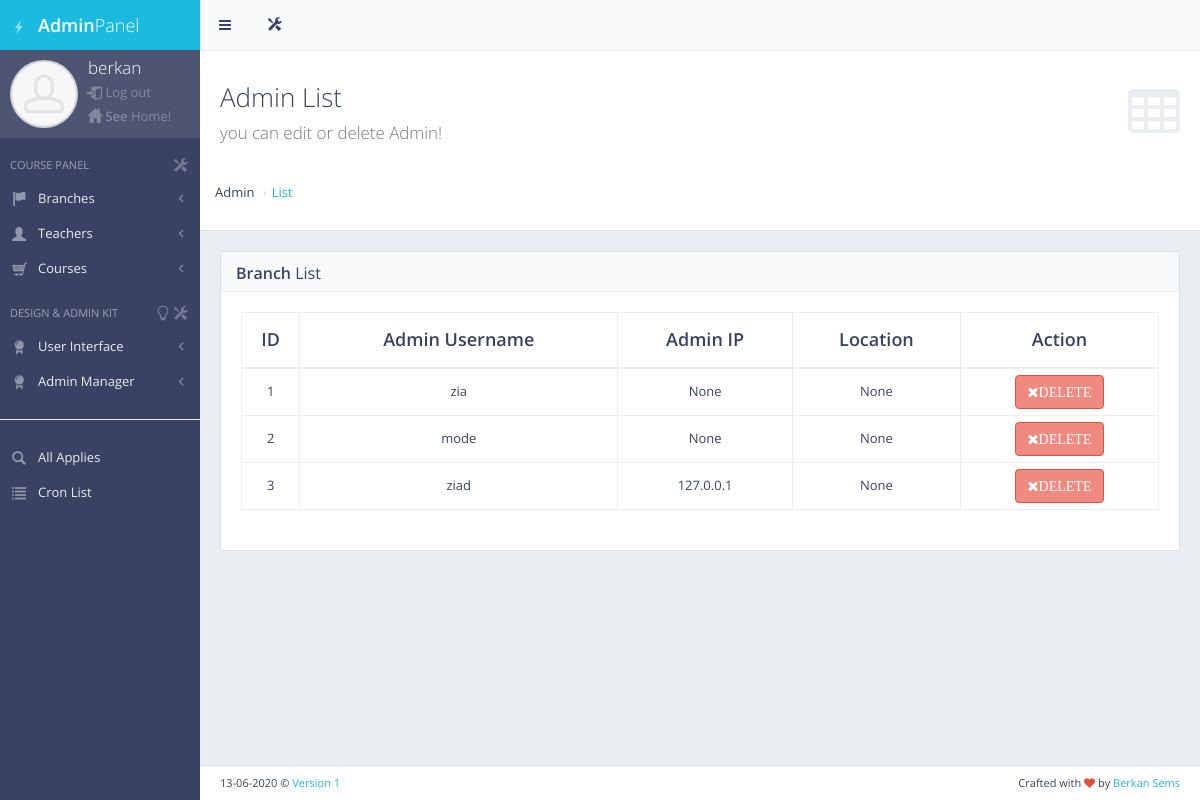
The page /panel/admin_list/ (signed in) on the database its author committed.
### panel/models.py (models this page shows)
class Admins(models.Model):
    user = models.OneToOneField(User,null=True,on_delete=models.CASCADE)
    name = models.CharField(max_length=200)
    ip = models.CharField(max_length=200,null=True,blank=True)
    country = models.CharField(max_length=200,null=True)

### panel/decorators.py (the view)
        def wrapper_function(request, *args, **kwargs):
            group = None
            if request.user.groups.exists():
                group = request.user.groups.all()[0].name
            for role in allowed_roles:
                if group == role:
                    return view_func(request, *args, **kwargs)
            return HttpResponse("You are not authorized to view this page")

### panel/views.py (called while the page is built)
@login_required(login_url='my_login')
@allowed_users(allowed_roles=['admin'])
def adminList(request):
    adminUsers=Admins.objects.all().exclude(user=request.user.is_staff)
    context={'adminUsers':adminUsers}
    return render(request,'back/admin_list.html',context)

### templates/back/admin_list.html (shortened to what this page needs)
{% extends 'back/master_panel.html' %}
{% load static %}
{% block content %}
    <div id="page-content">
        <div class="content-header">
            <div class="header-section">
                <h1>
                    <i class="fa fa-table"></i>Admin List<br><small>you can edit or delete Admin!</small>
                </h1>
            </div>
            <div class="breadcrumb breadcrump-top">
                <li>Admin</li>
                <li><a href="#">List</a></li>
            </div>
        </div>
        <div class="block full">
            <div class="block-title">
                <h2><strong>Branch</strong> List</h2>
            </div>
            <div class="table-responsive">
                <table id="example-datatable" class="table table-vcenter table-condensed table-bordered">
                    <thead>
                    <tr>
                        <th class="text-center">ID</th>
                        <th class="text-center">Admin Username</th>
                        <th class="text-center">Admin IP</th>
                        <th class="text-center">Location</th>
                        <th class="text-center">Action</th>
                    </tr>
                    </thead>
                    <tbody>
                    {% for admin in adminUsers %}
                        <tr class="text-center">
                            <td>{{ admin.id }}</td>
                            <td>{{ admin.user }}</td>
                            <td>{{ admin.ip }}</td>
                            <td>{{ admin.country }}</td>
                            <td class="text-center">
                                <div class="btn-group">
                                    <a href="{% url 'admin_delete' admin.id %}" data-toggle="tooltip" title="Delete"
                                       class="btn btn-danger"><i class="fa fa-times">DELETE</i></a>
                                </div>
                            </td>
                        </tr>
                    {% endfor %}
                    </tbody>
                </table>
            </div>
        </div>
    </div>
{% endblock %}

### templates/back/master_panel.html (shortened to what this page needs)
{% load static %}
<!DOCTYPE html>
 <html class="no-js" lang="en">
    <head>
        <link rel="stylesheet" href="{% static 'back/css/bootstrap.min.css' %}">
        <link rel="stylesheet" href="{% static 'back/css/plugins.css' %}">
        <link rel="stylesheet" href="{% static 'back/css/main.css' %}">
        <link rel="stylesheet" href="{% static 'back/css/themes.css' %}">
    </head>
    <body>
        <div id="page-wrapper">
            <div id="page-container" class="sidebar-partial sidebar-visible-lg sidebar-no-animations">
                <div id="sidebar">
                    <div id="sidebar-scroll">
                        <div class="sidebar-content">
                            <a href="{% url 'panel' %}" class="sidebar-brand">
                                <i class="gi gi-flash"></i><span class="sidebar-nav-mini-hide"><strong>Admin</strong>Panel</span>
                            </a>
                            <div class="sidebar-section sidebar-user clearfix sidebar-nav-mini-hide">
                                <div class="sidebar-user-avatar">
                                    <a href="{% url 'panel' %}">
                                        <img src="{% static 'back/img/placeholders/avatars/avatar2.jpg' %}" alt="avatar">
                                    </a>
                                </div>
                                <div class="sidebar-user-name" style="margin-top: -5px">{{ request.user.username }}</div>
                                <div class="sidebar-user-links" style="margin-top: 2px">
                                    <a href="{% url 'my_logout' %}" data-toggle="tooltip" data-placement="bottom" title="Logout"><i class="gi gi-exit "></i>  Log out</a>
                                </div>
                                <div class="sidebar-user-links" style="margin-top: 5px">
                                    <a href="{% url 'home' %}" data-toggle="tooltip" data-placement="bottom" title="Logout"><i class="gi gi-home "></i> <strong>See</strong> Home!</a>
                                </div>
                            </div>
                            <ul class="sidebar-nav">
                                <li class="sidebar-header">
                                    <span class="sidebar-header-options clearfix"><a href="javascript:void(0)" data-toggle="tooltip" title="Quick Settings"><i class="gi gi-settings"></i></a></span>
                                    <span class="sidebar-header-title">Course Panel</span>
                                </li>
                                <li>
                                    <a href="#" class="sidebar-nav-menu"><i class="fa fa-angle-left sidebar-nav-indicator sidebar-nav-mini-hide"></i><i class="gi gi-flag sidebar-nav-icon"></i><span class="sidebar-nav-mini-hide">Branches</span></a>
                                </li>
                                <li>
                                    <a href="#" class="sidebar-nav-menu"><i class="fa fa-angle-left sidebar-nav-indicator sidebar-nav-mini-hide"></i><i class="hi hi-user sidebar-nav-icon"></i><span class="sidebar-nav-mini-hide">Teachers</span></a>
                                </li>
                                <li>
                                    <a href="#" class="sidebar-nav-menu"><i class="fa fa-angle-left sidebar-nav-indicator sidebar-nav-mini-hide"></i><i class="gi gi-shopping_cart sidebar-nav-icon"></i><span class="sidebar-nav-mini-hide">Courses</span></a>
                                </li>
                                <li class="sidebar-header">
                                    <span class="sidebar-header-options clearfix"><a href="javascript:void(0)" data-toggle="tooltip" title="Quick Settings"><i class="gi gi-settings"></i></a><a href="javascript:void(0)" data-toggle="tooltip" title="Change slider image and features!"><i class="gi gi-lightbulb"></i></a></span>
                                    <span class="sidebar-header-title">Design & Admin Kit</span>
                                </li>
                                <li>
                                    <a href="#" class="sidebar-nav-menu"><i class="fa fa-angle-left sidebar-nav-indicator sidebar-nav-mini-hide"></i><i class="gi gi-certificate sidebar-nav-icon"></i><span class="sidebar-nav-mini-hide">User Interface</span></a>
                                </li>
                                <li>
                                    <a href="#" class="sidebar-nav-menu"><i class="fa fa-angle-left sidebar-nav-indicator sidebar-nav-mini-hide"></i><i class="gi gi-certificate sidebar-nav-icon"></i><span class="sidebar-nav-mini-hide">Admin Manager</span></a>
                                </li>
                                <hr>
                                <li>
                                    <a href="{% url 'applies' %}"><i class="gi gi-search sidebar-nav-icon"></i>All Applies</a>
                                </li>
                                <li>
                                    <a href="{% url 'cron_list' %}"><i class="gi gi-list sidebar-nav-icon"></i>Cron List</a>
                                </li>
                            </ul>
                        </div>
                    </div>
                </div>
                <div id="main-container">
                    <header class="navbar navbar-default">
                        <ul class="nav navbar-nav-custom">
                            <li>
                                <a href="javascript:void(0)" onclick="App.sidebar('toggle-sidebar');this.blur();">
                                    <i class="fa fa-bars fa-fw"></i>
                                </a>
                            </li>
                            <li class="dropdown">
                                <a href="javascript:void(0)" class="dropdown-toggle" data-toggle="dropdown">
                                    <i class="gi gi-settings"></i>
                                </a>
                            </li>
                        </ul>
                    </header>
                    {% block content %}
                    {% endblock %}
                    <footer class="clearfix">
                        <div class="pull-right">
                            Crafted with <i class="fa fa-heart text-danger"></i> by <a href="https://1.envato.market/ydb" target="_blank">Berkan Sems</a>
                        </div>
                        <div class="pull-left">
                            <span>13-06-2020</span> &copy; <a>Version 1</a>
                        </div>
                    </footer>
                </div>
            </div>
        </div>
    </body>
</html>

### rows shown on the page
Admins: id "1", user "zia", ip "None", country "None"
Admins: id "2", user "mode", ip "None", country "None"
Admins: id "3", user "ziad", ip "127.0.0.1", country "None"

### other values the page prints
{{ request.user.username }} "berkan"
